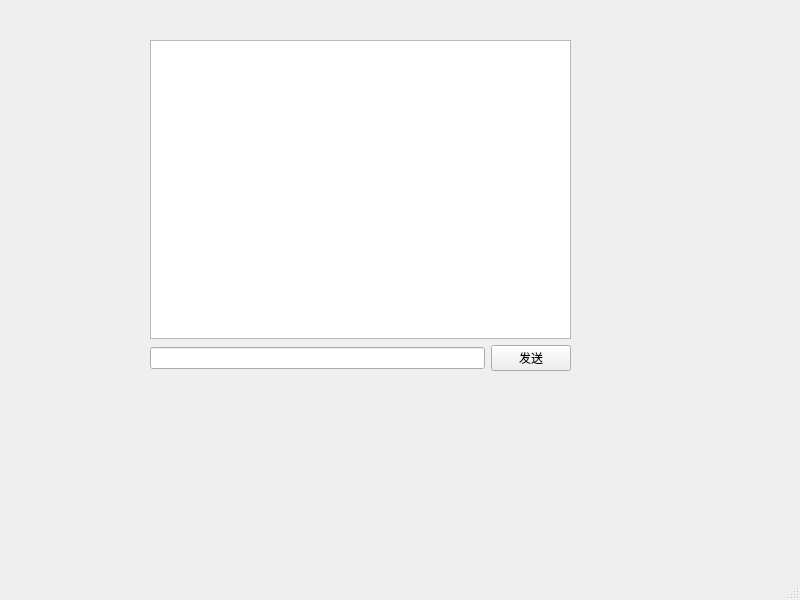
<?xml version="1.0" encoding="UTF-8"?>
<ui version="4.0">
 <class>MainWindow</class>
 <widget class="QMainWindow" name="MainWindow">
  <property name="geometry">
   <rect>
    <x>0</x>
    <y>0</y>
    <width>800</width>
    <height>600</height>
   </rect>
  </property>
  <property name="windowTitle">
   <string>MainWindow</string>
  </property>
  <widget class="QWidget" name="centralwidget">
   <widget class="QWidget" name="">
    <property name="geometry">
     <rect>
      <x>150</x>
      <y>40</y>
      <width>421</width>
      <height>331</height>
     </rect>
    </property>
    <layout class="QVBoxLayout" name="verticalLayout">
     <item>
      <widget class="QPlainTextEdit" name="plainTextEdit"/>
     </item>
     <item>
      <layout class="QHBoxLayout" name="horizontalLayout">
       <item>
        <widget class="QLineEdit" name="lineEdit"/>
       </item>
       <item>
        <widget class="QPushButton" name="pushButton">
         <property name="text">
          <string>发送</string>
         </property>
        </widget>
       </item>
      </layout>
     </item>
    </layout>
   </widget>
  </widget>
  <widget class="QMenuBar" name="menubar">
   <property name="geometry">
    <rect>
     <x>0</x>
     <y>0</y>
     <width>800</width>
     <height>22</height>
    </rect>
   </property>
  </widget>
  <widget class="QStatusBar" name="statusbar"/>
 </widget>
 <resources/>
 <connections/>
</ui>
